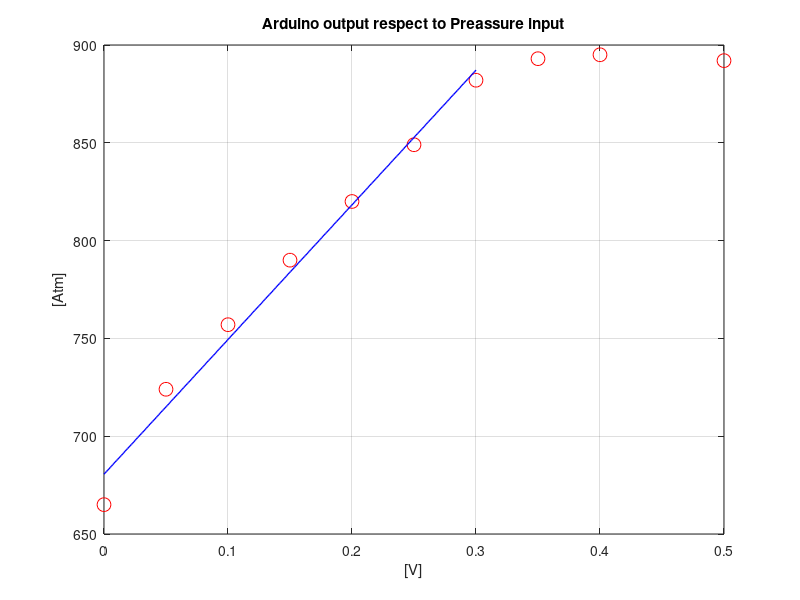

Recreate this plot in MATLAB.
clear;
x = [ 0; 0.05;  0.1; 0.15; 0.2; 0.25; 0.3; 0.35; 0.4; 0.5];
y = [665; 724; 757; 790; 820; 849; 882; 893; 895; 892];

plot(x, y, 'ro', 'MarkerSize', 10);
grid on;
% Get the fit
coeffs = polyfit(x(1:7), y(1:7), 1);
% Get the x values for the fit at higher resolution.
xFit = linspace(x(1), x(7), 300);
% Get the estimated y values
yFit = polyval(coeffs, xFit);
% Plot them as a line.
hold on;
xlabel('[V]')
ylabel('[Atm]')
title('Arduino output respect to Preassure input')
plot(xFit, yFit, 'b-', 'LineWidth', 1);
